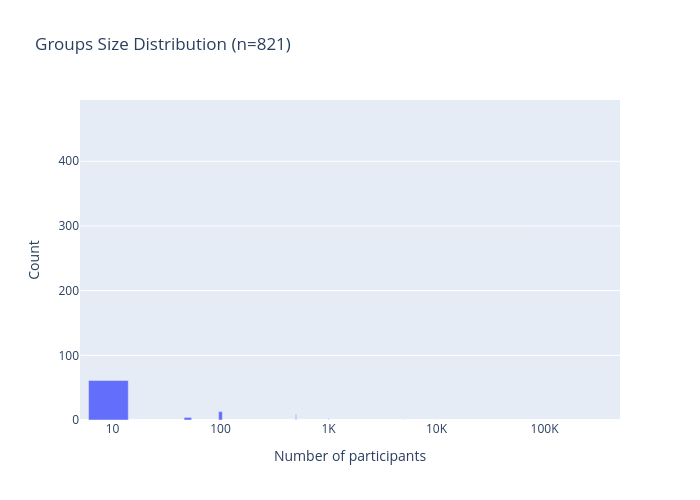
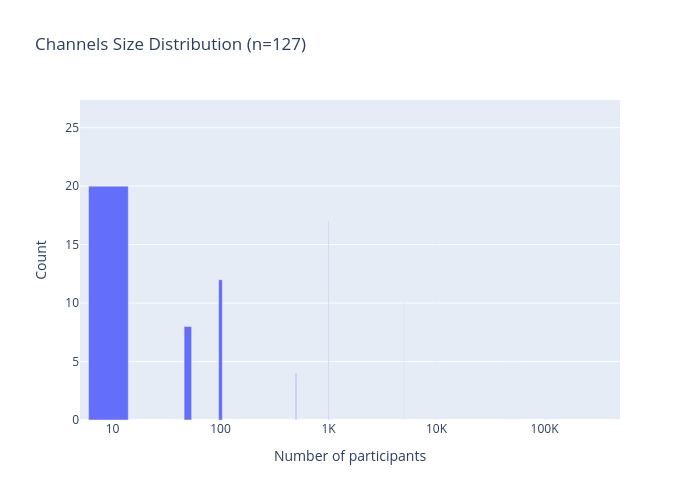

The code cell stored with these charts, in order, in its notebook:
### Code cell
import plotly.graph_objects as go
import numpy as np

def plot_size_distribution_interactive(items, title, num_bins=50):
    sizes = [getattr(item.entity, 'participants_count', 0) for item in items]
    
    # Create logarithmic bins
    min_size = max(1, min(sizes))
    max_size = max(sizes)
    bins = np.logspace(np.log10(min_size), np.log10(max_size), num_bins)
    print(bins)
    bins = [
        0, 1, 10, 50, 100, 500,  # Small groups/channels
        1000, 5000, 10000,    # Medium
        50000, 100000,        # Large
        500000, 1000000       # Huge
    ]
    print(bins)

    # Calculate histogram data
    hist, bin_edges = np.histogram(sizes, bins=bins)dd
    
    # Create figure
    fig = go.Figure()
    
    # Add histogram trace with reduced width
    fig.add_trace(go.Bar(
        x=bins[:-1],
        y=hist,
        # width=np.diff(bins) * 0.5,  # Reduced width to 80% of bin size
        name='Count',
        hovertemplate="Participants: %{x:,.0f}<br>Number of chats: %{y}<extra></extra>"
    ))
    
    # Update layout
    fig.update_layout(
        title=f'{title} Size Distribution (n={len(items)})',
        xaxis_title='Number of participants',
        yaxis_title='Count',
        xaxis_type='log',
        xaxis=dict(
            ticktext=['1', '10', '100', '1K', '10K', '100K', '1M'],
            tickvals=[1, 10, 100, 1000, 10000, 100000, 1000000],
        ),
        showlegend=False,
        width=700,
        height=500,
    )
    
    # Show plot
    fig.show()
    
    # Print statistics
    print(f"\n{title} size statistics:")
    print(f"Median size: {np.median(sizes):,.0f}")
    print(f"Mean size: {np.mean(sizes):,.0f}")
    print(f"Max size: {max_size:,}")

# Plot distributions
plot_size_distribution_interactive(groups, 'Groups',20)
plot_size_distribution_interactive(channels, 'Channels', 20)

### Figure 1 — Plotly figure (JSON) as saved in the notebook; plotly's stock layout.template omitted (floating-point values rounded to 4 significant figures)
{"data": [{"hovertemplate": "Participants: %{x:,.0f}<br>Number of chats: %{y}<extra></extra>", "name": "Count", "type": "bar", "x": [0, 1, 10, 50, 100, 500, 1000, 5000, 10000, 50000, 100000, 500000], "y": [259, 470, 61, 4, 13, 9, 3, 1, 1, 0, 0, 0]}], "layout": {"height": 500, "showlegend": false, "title": {"text": "Groups Size Distribution (n=821)"}, "width": 700, "xaxis": {"ticktext": ["1", "10", "100", "1K", "10K", "100K", "1M"], "tickvals": [1, 10, 100, 1000, 10000, 100000, 1000000], "title": {"text": "Number of participants"}, "type": "log"}, "yaxis": {"title": {"text": "Count"}}}}

### Figure 2 — Plotly figure (JSON) as saved in the notebook; plotly's stock layout.template omitted (floating-point values rounded to 4 significant figures)
{"data": [{"hovertemplate": "Participants: %{x:,.0f}<br>Number of chats: %{y}<extra></extra>", "name": "Count", "type": "bar", "x": [0, 1, 10, 50, 100, 500, 1000, 5000, 10000, 50000, 100000, 500000], "y": [0, 26, 20, 8, 12, 4, 17, 10, 18, 7, 2, 1]}], "layout": {"height": 500, "showlegend": false, "title": {"text": "Channels Size Distribution (n=127)"}, "width": 700, "xaxis": {"ticktext": ["1", "10", "100", "1K", "10K", "100K", "1M"], "tickvals": [1, 10, 100, 1000, 10000, 100000, 1000000], "title": {"text": "Number of participants"}, "type": "log"}, "yaxis": {"title": {"text": "Count"}}}}
